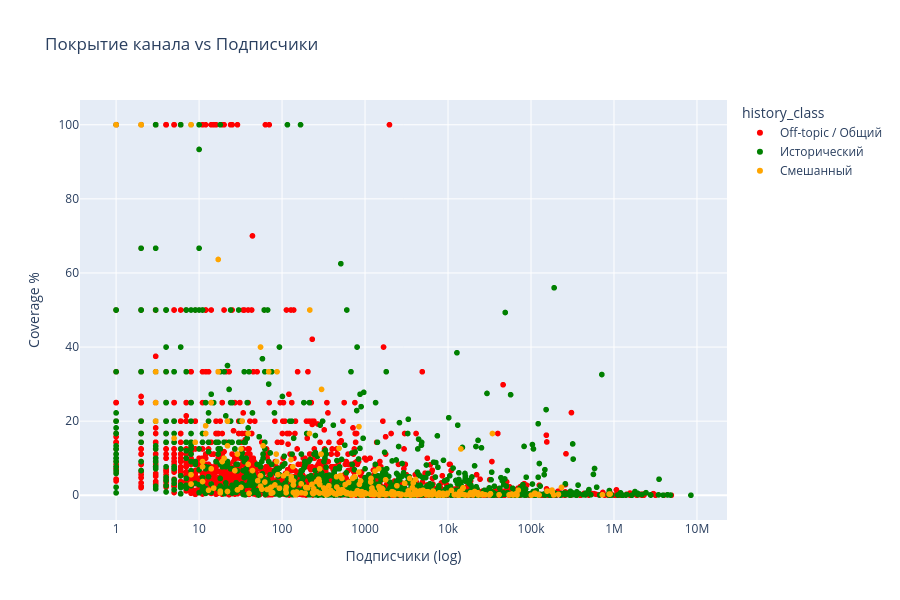

Write notebook code for a chart like this one.
### Code cell
# Scatter: coverage vs subscribers
plot_cov = channel_coverage.dropna(subset=['coverage_pct', 'subscription_count'])
plot_cov = plot_cov[plot_cov['subscription_count'] > 0]

fig = px.scatter(plot_cov.sample(min(5000, len(plot_cov)), random_state=42),
                 x='subscription_count', y='coverage_pct',
                 color='history_class',
                 hover_data=['title_channel', 'videos_in_data', 'video_count'],
                 log_x=True,
                 title='Покрытие канала vs Подписчики',
                 labels={'subscription_count': 'Подписчики (log)', 'coverage_pct': 'Coverage %'},
                 color_discrete_map={'Исторический': 'green', 'Смешанный': 'orange', 'Off-topic / Общий': 'red'})
fig.update_layout(height=600)
fig.show()

### Figure 1 — Plotly figure (JSON) as saved in the notebook; plotly's stock layout.template omitted (floating-point values rounded to 4 significant figures; data arrays with more than 128 entries replaced by an {"elided": "..."} marker saying what was removed)
{"data": [{"customdata": {"elided": "3293x3 mixed values"}, "hovertemplate": "history_class=Off-topic / Общий<br>Подписчики (log)=%{x}<br>Coverage %=%{y}<br>title_channel=%{customdata[0]}<br>videos_in_data=%{customdata[1]}<br>video_count=%{customdata[2]}<extra></extra>", "legendgroup": "Off-topic / Общий", "marker": {"color": "red", "symbol": "circle"}, "mode": "markers", "name": "Off-topic / Общий", "showlegend": true, "type": "scattergl", "x": {"elided": "3293 float values"}, "xaxis": "x", "y": {"elided": "3293 float values"}, "yaxis": "y"}, {"customdata": {"elided": "1402x3 mixed values"}, "hovertemplate": "history_class=Исторический<br>Подписчики (log)=%{x}<br>Coverage %=%{y}<br>title_channel=%{customdata[0]}<br>videos_in_data=%{customdata[1]}<br>video_count=%{customdata[2]}<extra></extra>", "legendgroup": "Исторический", "marker": {"color": "green", "symbol": "circle"}, "mode": "markers", "name": "Исторический", "showlegend": true, "type": "scattergl", "x": {"elided": "1402 float values"}, "xaxis": "x", "y": {"elided": "1402 float values"}, "yaxis": "y"}, {"customdata": {"elided": "305x3 mixed values"}, "hovertemplate": "history_class=Смешанный<br>Подписчики (log)=%{x}<br>Coverage %=%{y}<br>title_channel=%{customdata[0]}<br>videos_in_data=%{customdata[1]}<br>video_count=%{customdata[2]}<extra></extra>", "legendgroup": "Смешанный", "marker": {"color": "orange", "symbol": "circle"}, "mode": "markers", "name": "Смешанный", "showlegend": true, "type": "scattergl", "x": {"elided": "305 float values"}, "xaxis": "x", "y": {"elided": "305 float values"}, "yaxis": "y"}], "layout": {"height": 600, "legend": {"title": {"text": "history_class"}, "tracegroupgap": 0}, "title": {"text": "Покрытие канала vs Подписчики"}, "xaxis": {"anchor": "y", "domain": [0, 1], "title": {"text": "Подписчики (log)"}, "type": "log"}, "yaxis": {"anchor": "x", "domain": [0, 1], "title": {"text": "Coverage %"}}}}
